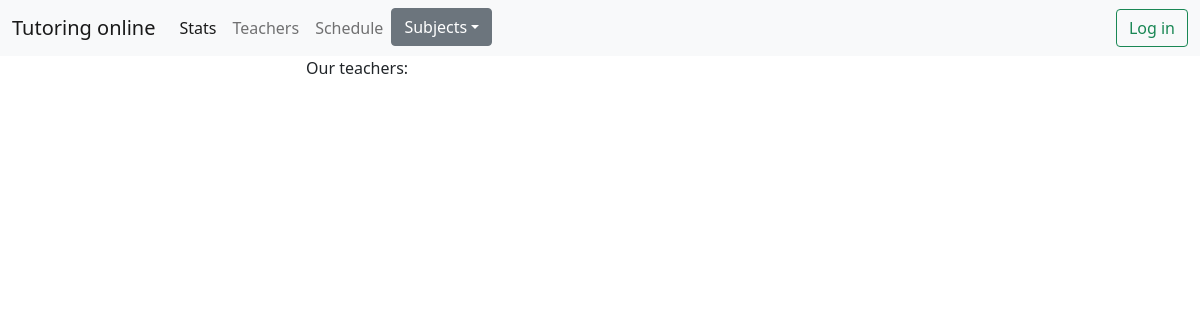
Before: /teachers with the older database file.
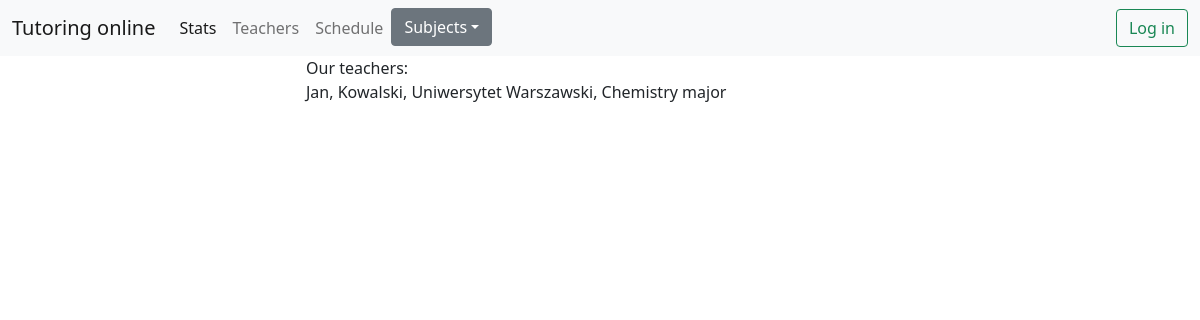
After: the same page with the newer database file.
### app/models.py (models this page shows, shortened)
class User(db.Model, UserMixin):
  __tablename__ = "user"
  id = db.Column(db.Integer, primary_key=True)
  email = db.Column(db.String(120), unique=True, nullable=False)
  password = db.Column(db.String(60), nullable=False)

class Teacher(User):
  __tablename__ = "teachers"
  id = db.Column(db.Integer, db.ForeignKey('user.id'), primary_key=True)
  first_name = db.Column(db.String)
  last_name = db.Column(db.String)
  university = db.Column(db.String)
  subjects = db.Column(db.String)
  major = db.Column(db.String)

### app/main/routes.py (the view)
@main.route('/teachers')
def teachers_page():
  teachers = Teacher.query.all()
  return render_template('teachers.html', teachers=teachers)

### app/templates/teachers.html (shortened to what this page needs)
<!DOCTYPE html>
{% extends "layout.html" %}
{% block content %}
<head>
</head>
<body>
Our teachers:
{% for t in teachers %}
<p>{{t.first_name}}, {{t.last_name}}, {{t.university}}, {{t.major}} major</p>
{% endfor %}
</body>
{% endblock content %}

Changed rows visible on the page:
added Teacher: first_name "Jan", last_name "Kowalski", university "Uniwersytet Warszawski", major "Chemistry"
